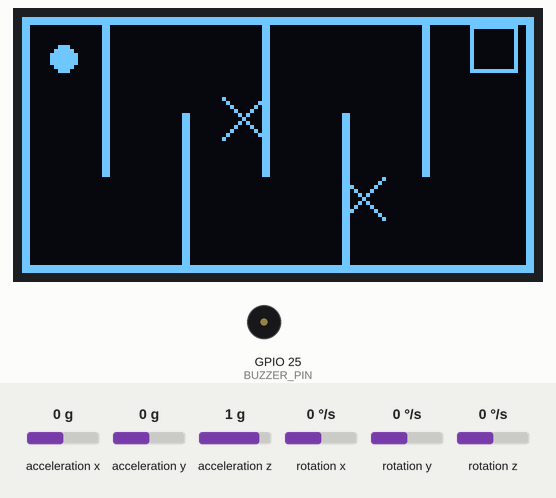
Bench run of a sketch on a simulated ESP32. Shown: 128×64 one-colour display, buzzer (waves = sounding). The test bench sets the inputs (shaded band); at power-on: acceleration y 0 g, acceleration x 0 g, acceleration z 1 g, rotation x 0 °/s, rotation y 0 °/s, rotation z 0 °/s.

Above: at 1.2 s.
1.3 s: acceleration y set to 1.4 g
At 3.1 s:
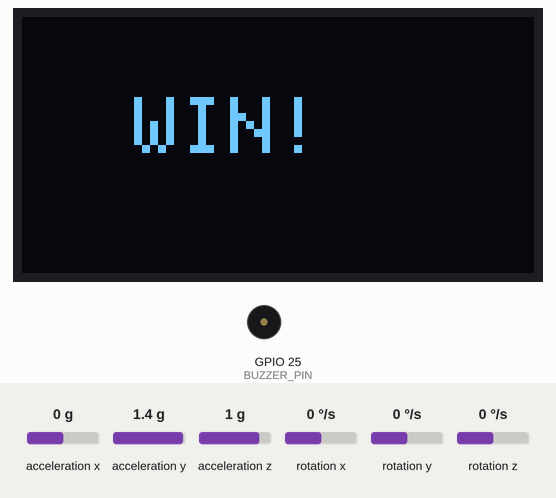
4.3 s: acceleration x set to -0.8 g
At 6.3 s:
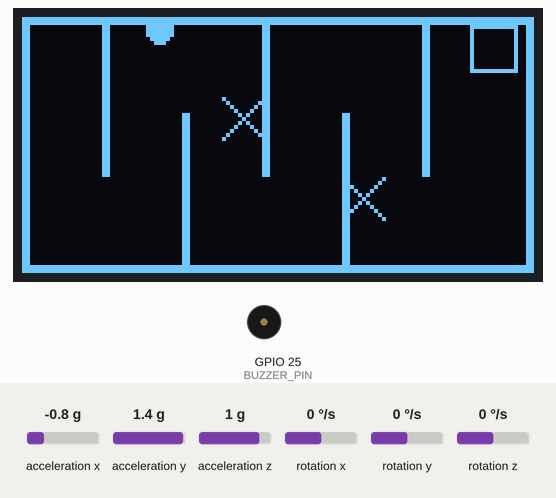
6.9 s: acceleration x set to 0.8 g
At 8.6 s:
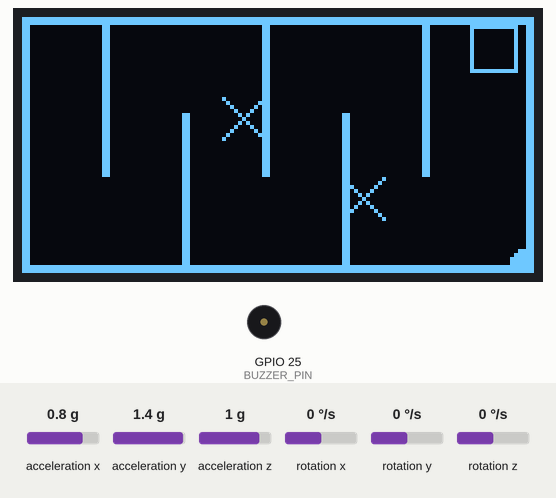
Timing chart, 0 to 10.1 s (numbered marks = the images above; inputs shaded):
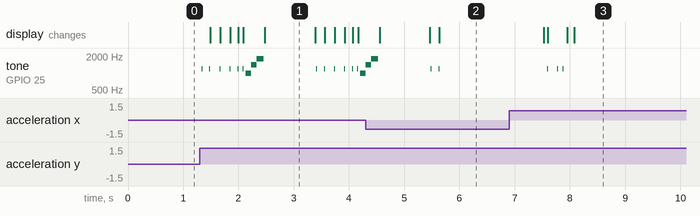

Measured:
- after the input at 1.3 s, tone on GPIO 25 (BUZZER_PIN): plays 1200 Hz for 0.01 s, 1200 Hz for 0.01 s, 1200 Hz for 0.01 s, 1200 Hz for 0.01 s, 1200 Hz for 0.01 s, 1200 Hz for 0.01 s … (16 notes in this stretch), starting at once; the display: first changes after 0.18 s (image 1 shows a later state)
- after the input at 4.3 s, tone on GPIO 25 (BUZZER_PIN): goes on until 5.6 s, then stays silent
- after the input at 6.9 s, tone on GPIO 25 (BUZZER_PIN): goes 1200 Hz 0.01 s, silent 0.17 s, 1200 Hz 0.01 s, silent 0.09 s, 1200 Hz 0.01 s, then silent, starting after 0.69 s; the display: first changes after 0.63 s (image 3 shows a later state)
- what the display in image 1 shows lasts 0.9 s, from 2.5 s to 3.4 s

The sketch:

esp32-oled-m6050.ino
```cpp
#include <Wire.h>
#include <Adafruit_GFX.h>
#include <Adafruit_SSD1306.h>
#include <MPU6050.h>

#define SCREEN_WIDTH 128
#define SCREEN_HEIGHT 64

#define BUZZER_PIN 25
#define BUZZER_CHANNEL 0

Adafruit_SSD1306 display(SCREEN_WIDTH, SCREEN_HEIGHT, &Wire, -1);
MPU6050 mpu;

bool wasColliding = false;

// Bola
float x = 10, y = 10;
float vx = 0, vy = 0;

// Física
float friction = 0.96;
float accelScale = 2.0;
float bounce = -0.4;

// Goal (topo direito)
int goalX = 112;
int goalY = 2;
int goalSize = 12;

// ❌ X perigosos
int xA = 50, yA = 20;
int xB = 80, yB = 40;
int xSize = 10;

// Estado
bool win = false;
bool lose = false;
unsigned long stateTime = 0;

// Parede
struct Wall {
  int x, y, w, h;
};

Wall walls[] = {
  {0,0,128,2}, {0,62,128,2}, {0,0,2,64}, {126,0,2,64},
  {20,0,2,40}, {40,24,2,40}, {60,0,2,40},
  {80,24,2,40}, {100,0,2,40}
};

int wallCount = sizeof(walls)/sizeof(walls[0]);

// 🔊 SOM
void beep(int freq, int duration) {
  ledcWriteTone(BUZZER_CHANNEL, freq);
  delay(duration);
  ledcWriteTone(BUZZER_CHANNEL, 0);
}

void soundWin() {
  beep(1000, 100);
  beep(1400, 100);
  beep(1800, 120);
}

void soundLose() {
  beep(700, 200);
  beep(400, 250);
}

void soundHit() {
  ledcWriteTone(BUZZER_CHANNEL, 1200);
  delay(10);
  ledcWriteTone(BUZZER_CHANNEL, 0);
}

// Reset
void resetGame() {
  x = 10;
  y = 10;
  vx = 0;
  vy = 0;
  win = false;
  lose = false;
}

bool hitBox(float bx, float by, int rx, int ry, int size) {
  return (bx > rx && bx < rx + size &&
          by > ry && by < ry + size);
}

void setup() {
  Wire.begin(21,22);
  display.begin(SSD1306_SWITCHCAPVCC, 0x3C);
  mpu.initialize();

  ledcSetup(BUZZER_CHANNEL, 2000, 8);
  ledcAttachPin(BUZZER_PIN, BUZZER_CHANNEL);
}

void loop() {

  int16_t ax, ay, az;
  mpu.getAcceleration(&ax, &ay, &az);

  float axf = ay / 4000.0;
  float ayf = ax / 4000.0;

  if (!win && !lose) {

    vx += axf * accelScale;
    vy += ayf * accelScale;

    vx *= friction;
    vy *= friction;

    bool isColliding = false;

// --- colisão X ---
float nextX = x + vx;
for(int i=0; i<wallCount; i++) {
  Wall w = walls[i];

  if(nextX + 3 > w.x && nextX - 3 < w.x + w.w &&
     y + 3 > w.y && y - 3 < w.y + w.h) {

    vx *= bounce;
    nextX = x;
    isColliding = true;
  }
}

// --- colisão Y ---
float nextY = y + vy;
for(int i=0; i<wallCount; i++) {
  Wall w = walls[i];

  if(x + 3 > w.x && x - 3 < w.x + w.w &&
     nextY + 3 > w.y && nextY - 3 < w.y + w.h) {

    vy *= bounce;
    nextY = y;
    isColliding = true;
  }
}

// 🔊 som apenas quando começa a colisão
if (isColliding && !wasColliding) {
  soundHit();
}

wasColliding = isColliding;

    x = constrain(nextX, 3, 125);
    y = constrain(nextY, 3, 61);

    // 🏁 WIN
    if (hitBox(x, y, goalX, goalY, goalSize)) {
      win = true;
      stateTime = millis();
      soundWin();
    }

    // 💀 LOSE
    if (hitBox(x, y, xA, yA, xSize) ||
        hitBox(x, y, xB, yB, xSize)) {
      lose = true;
      stateTime = millis();
      soundLose();
    }
  }

  // reset automático
  if ((win || lose) && millis() - stateTime > 1200) {
    resetGame();
  }

  // 🎨 desenho
  display.clearDisplay();

  if (!win && !lose) {

    for(int i=0; i<wallCount; i++) {
      display.fillRect(walls[i].x, walls[i].y, walls[i].w, walls[i].h, WHITE);
    }

    // goal
    display.drawRect(goalX, goalY, goalSize, goalSize, WHITE);

    // X perigosos
    display.drawLine(xA, yA, xA + xSize, yA + xSize, WHITE);
    display.drawLine(xA + xSize, yA, xA, yA + xSize, WHITE);

    display.drawLine(xB, yB, xB + xSize, yB + xSize, WHITE);
    display.drawLine(xB + xSize, yB, xB, yB + xSize, WHITE);

    // bola
    display.fillCircle(x, y, 3, WHITE);

  } else if (win) {
    display.setTextColor(WHITE);
    display.setTextSize(2);
    display.setCursor(28, 20);
    display.println("WIN!");

  } else {
    display.setTextColor(WHITE);
    display.setTextSize(2);
    display.setCursor(25, 20);
    display.println("LOSE");
  }

  display.display();
  delay(16);
}
```
